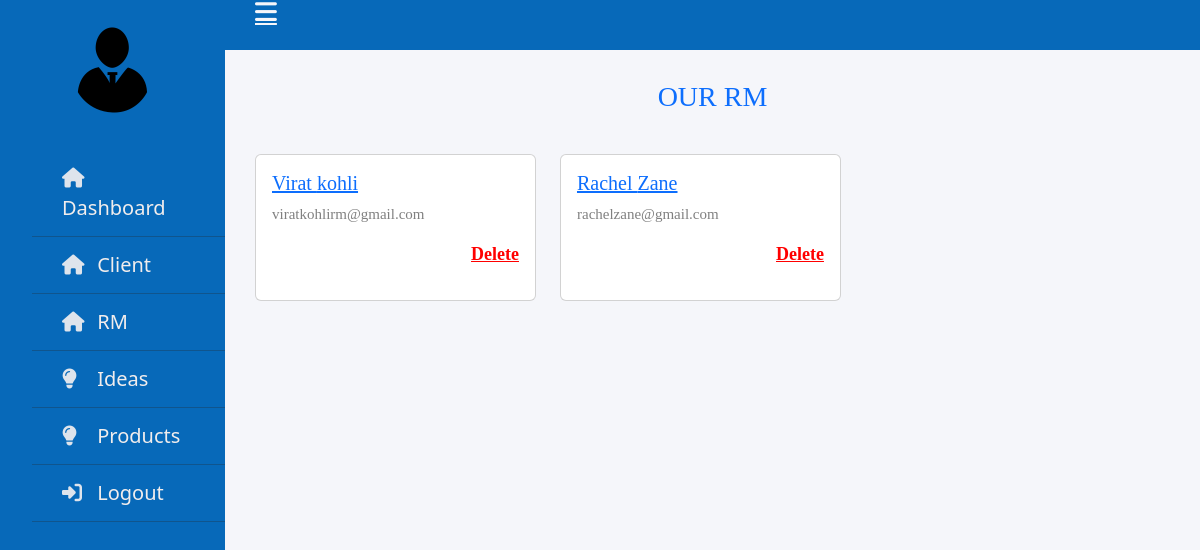
/admin/rmpage.php, run on the app's committed database.
### tables this page shows
CREATE TABLE `user` (
  `id` int(10) NOT NULL,
  `emailid` varchar(100) NOT NULL,
  `password` varchar(100) NOT NULL,
  `role` varchar(100) NOT NULL,
  `fname` varchar(100) NOT NULL,
  `lname` varchar(100) NOT NULL,
  `phoneno` varchar(100) NOT NULL,
  `recommend_ideas` varchar(100) NOT NULL DEFAULT '',
  `gender` varchar(100) NOT NULL,
  `dob` date DEFAULT NULL,
  `country` varchar(10) NOT NULL,
  `assigned_rm` varchar(10) DEFAULT NULL
);

### admin/rmpage.php (the view, shortened to what this page needs)
<!DOCTYPE html>
<html lang="en">
<head>
    <link href="https://cdn.jsdelivr.net/npm/bootstrap@5.2.3/dist/css/bootstrap.min.css" rel="stylesheet">
    <link rel="stylesheet" href="./styles/common.css">
</head>
<body>
<div class="wrapper">
    <div class="sidebar">
        <div class="profile">
            <img src="image/3.png" alt="img">
        </div>
        <ul>
            <?php
            echo "  <li><a href=\"dashboard.php\">
                        <span class=\"icon\"><i class=\"fa-solid fa-house\"></i></span>
                        <span class=\"item\">Dashboard</span>
                    </a></li>
                    <li><a href=\"clientpage.php\">
                        <span class=\"icon\"><i class=\"fa-solid fa-house\"></i></span>
                        <span class=\"item\">Client</span>
                    </a></li>
                     <li><a href=\"rmpage.php\">
                        <span class=\"icon\"><i class=\"fa-solid fa-house\"></i></span>
                        <span class=\"item\">RM</span>
                    </a></li>
                    <li><a href=\"ideaList.php\">
                        <span class=\"icon\"><i class=\"fa-solid fa-lightbulb\"></i></span>
                        <span class=\"item\">Ideas</span>
                    </a></li>
                      <li><a href=\"Products.php\">
                        <span class=\"icon\"><i class=\"fa-solid fa-lightbulb\"></i></span>
                        <span class=\"item\">Products</span>
                    </a></li>
                    <li><a href=\"scripts/logout.php\">
                        <span class=\"icon\"><i class=\"fa-solid fa-right-to-bracket\"></i></span>
                        <span class=\"item\">Logout</span>
                    </a></li>";
            ?>
        </ul>
    </div>
    <div class="section">
        <div class="topnavbar">
            <div class="hamburger">
                <a href="#"><i class="fa-sharp fa-solid fa-bars"></i></a>
            </div>
            <div class="container-fluid bgclass">
                <div class="row">
                    <div class="text-end" style="display: flex;justify-content: flex-end; align-items: center;">
                    </div>
                </div>
            </div>
        </div>
    </div>
    <div class="section">
        <div class="content">
            <div class="row text-center">
                <h3 style="color:#0d6efd;">OUR RM</h3>
            </div>
            <div class="row my-4">
                <div class="row">
                    <?php
                    include 'db_conn.php';
                    $sql = "SELECT * FROM `user` WHERE role = 'rm'";
                    $result = $con->query($sql);
                    if($result)
                    {
                        if($result->num_rows > 0)
                        {
                            while($row = $result->fetch_assoc())
                            {
                                $id =$row['id'];
                                echo "<div class=\"col-4 mt-2\">
                                                <div class=\"card\" >
                                                 <div class=\"card-body\">
                                                  <h5 class=\"card-title\">
                                                  <a href=\"rmprofile.php?userId=$id\">". $row['fname'].' '.$row['lname'] ."</a></h5>
                                                 <p class=\"card-text\">". $row['emailid']."</p>
                                                 <a href='scripts/deleteClient.php?id=$id' style='text-align-last: end;color: red;font-size: 18px;'><p>Delete</p></a>
                                             </div>
                                            </div>
                                             </div>";
                            }
                        }
                        else
                        {
                            echo "zero";
                        }
                    }
                    else
                    {
                        return $result->error;
                    }
                    ?>
                </div>
            </div>
        </div>
    </div>
</div>
</body>
</html>

### admin/styles/common.css (style rules this page uses)
body { background: #f5f6fa; }
.wrapper .sidebar { left: 0; top: 0; width: 225px; height: 100% ; background: rgb(7, 105, 185); position: fixed; padding: 20px 0; transition: all 0.5s ease; text-decoration: none; }
.wrapper .sidebar .profile { margin-bottom: 30px; text-align: center; }
.wrapper .sidebar .profile img { width: 100px; height: 100px; border-radius: 50%; margin: 0 auto; display: block; }
.wrapper .sidebar ul li a { padding: 13px 30px; color: rgb(241, 237, 237); font-size: 20px; border-bottom: 1px solid #10558d; display: block; position: relative; text-decoration: none; }
.wrapper .sidebar ul li a .icon { width: 30px; display: inline-block; color: #dee4ec; }
.wrapper .section { width: calc(100% - 225px); margin-left: 225px; transition: all 0.5s ease; }
.wrapper .section .topnavbar { background-color: rgb(7, 105, 185); height: 50px; padding: 0 30px; display: flex; }
.wrapper .section .topnavbar .hamburger a { font-size: 25px; color: #f5f6fa; text-align: center; display: flex; }
.content { align-items: center; justify-content: center; padding: 30px; font-size: 33px; font-family: initial; font-weight: 600; }
.bgclass { background-color: rgb(7, 105, 185); }
ul { list-style-type: none !important; }
.card-text { font-size: 15px; font-weight: 300; color: grey; }

### data on the page
user: fname "Virat", lname "kohli", emailid "viratkohlirm@gmail.com"
user: fname "Rachel", lname "Zane", emailid "rachelzane@gmail.com"
